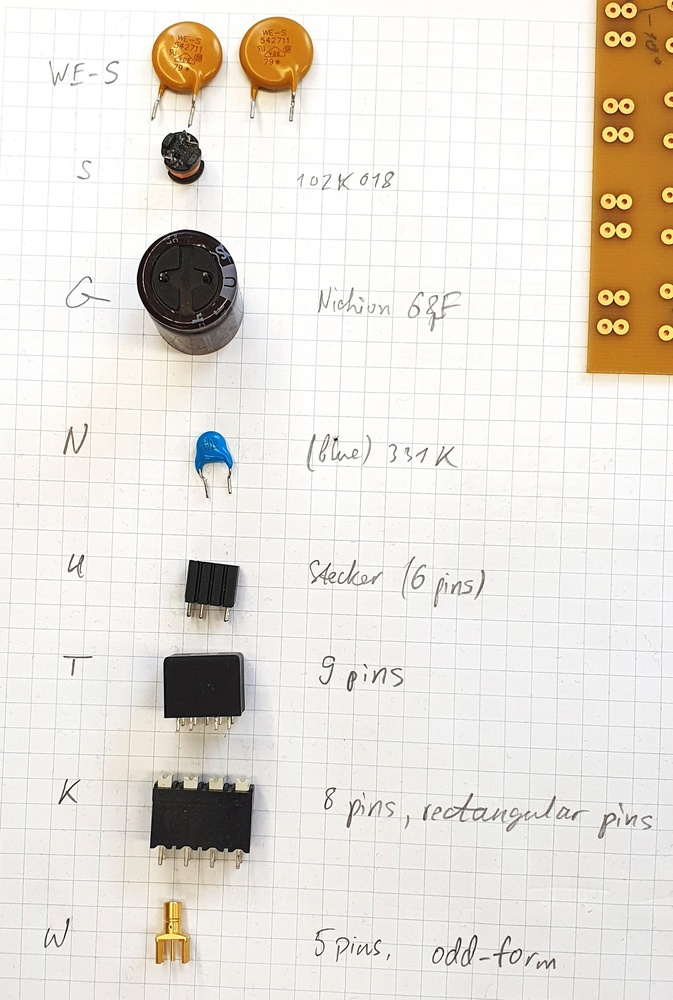
#> input picture parts.jpg, 673 x 1000 px, shrunk from 1682 x 2501 before the run
$ python -i metallic_pixel_detection.py   (imports and definitions only)
#> lines starting #> are read from the running program, lines starting #| are printed output that depends on the picture; after the words box and inside, x2 and y2 are one past the last pixel; in counts of white or black regions, pixels touching at a corner belong together
#> further down, picture is the input picture: shape (1000, 673, 3); mean B, G, R 217.6, 225.2, 230.4
import cv2
import numpy as np
from matplotlib import pyplot as plt
import datetime


def count_bright_pixels(img):
    blue_channel = img[:, :, 0]
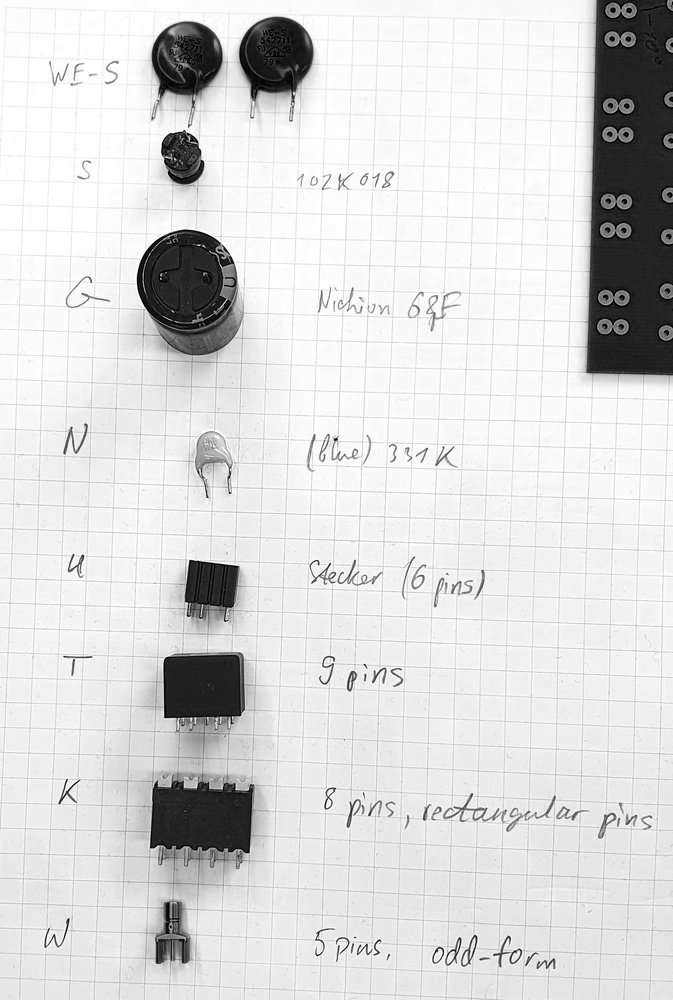
#> blue_channel: shape (1000, 673); min 0, max 255, mean 217.6
    blue_channel = cv2.threshold(blue_channel, 0, 255, cv2.THRESH_BINARY | cv2.THRESH_OTSU)[1]
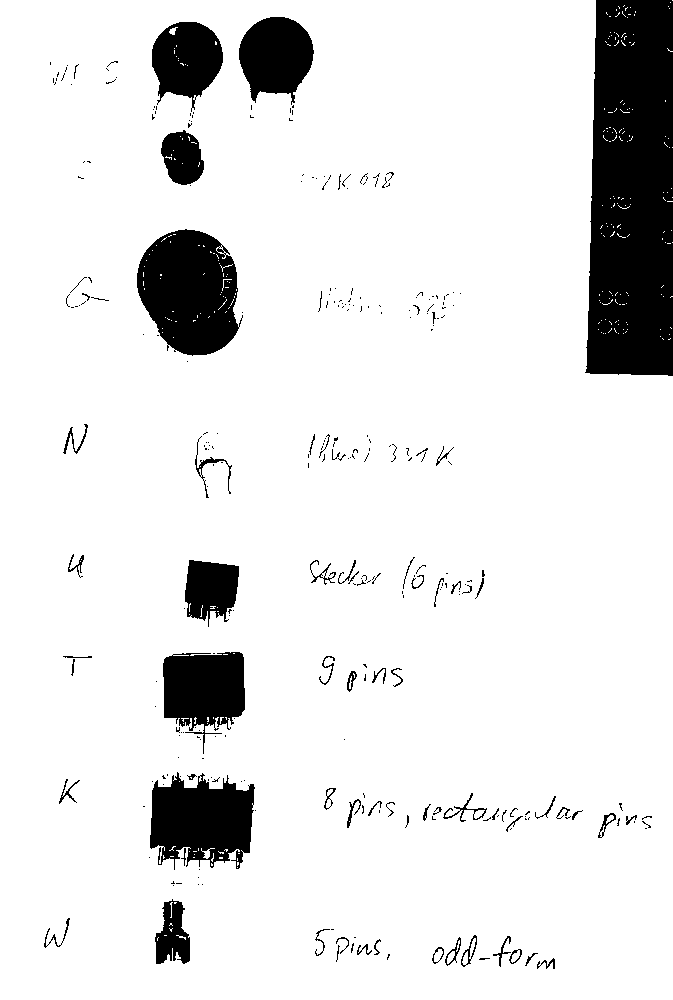
#> blue_channel: shape (1000, 673); 89.3% white; 297 black regions (231 under 20 px), largest, box (x1, y1, x2, y2) and area: (585, 0, 673, 376) 30065, (137, 229, 243, 356) 9778, (150, 772, 255, 870) 7188
    green_channel = img[:, :, 1]
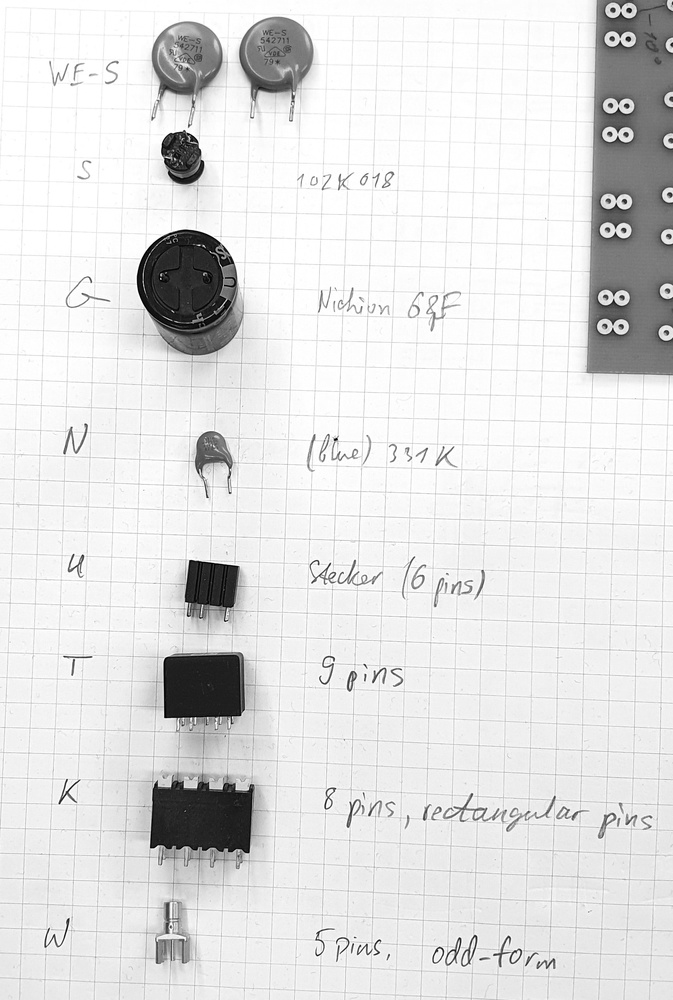
#> green_channel: shape (1000, 673); min 0, max 255, mean 225.2
    green_channel = cv2.threshold(green_channel, 0, 255, cv2.THRESH_BINARY | cv2.THRESH_OTSU)[1]
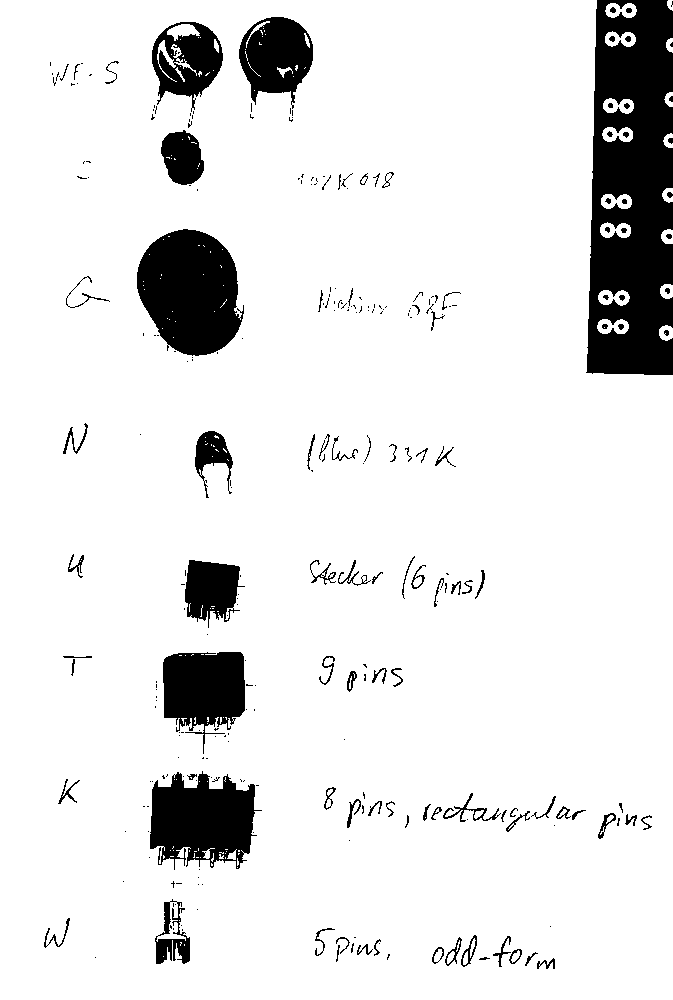
#> green_channel: shape (1000, 673); 89.6% white; 282 black regions (178 under 20 px), largest, box (x1, y1, x2, y2) and area: (586, 0, 673, 375) 26343, (137, 229, 244, 356) 10078, (150, 771, 262, 870) 7409
    red_channel = img[:, :, 2]
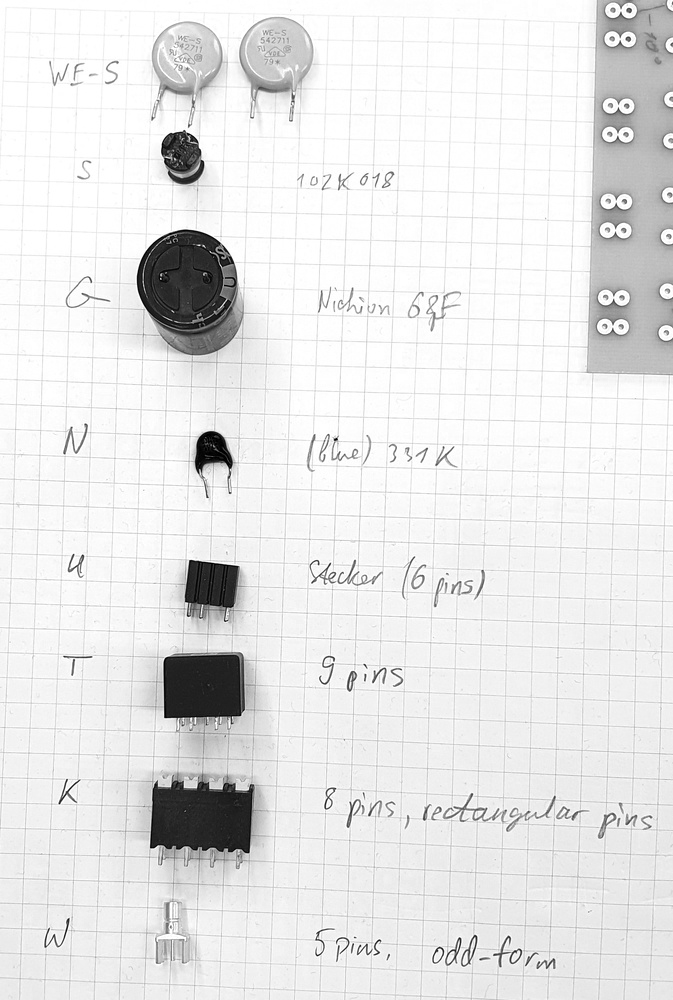
#> red_channel: shape (1000, 673); min 0, max 255, mean 230.4
    red_channel = cv2.threshold(red_channel, 0, 255, cv2.THRESH_BINARY | cv2.THRESH_OTSU)[1]
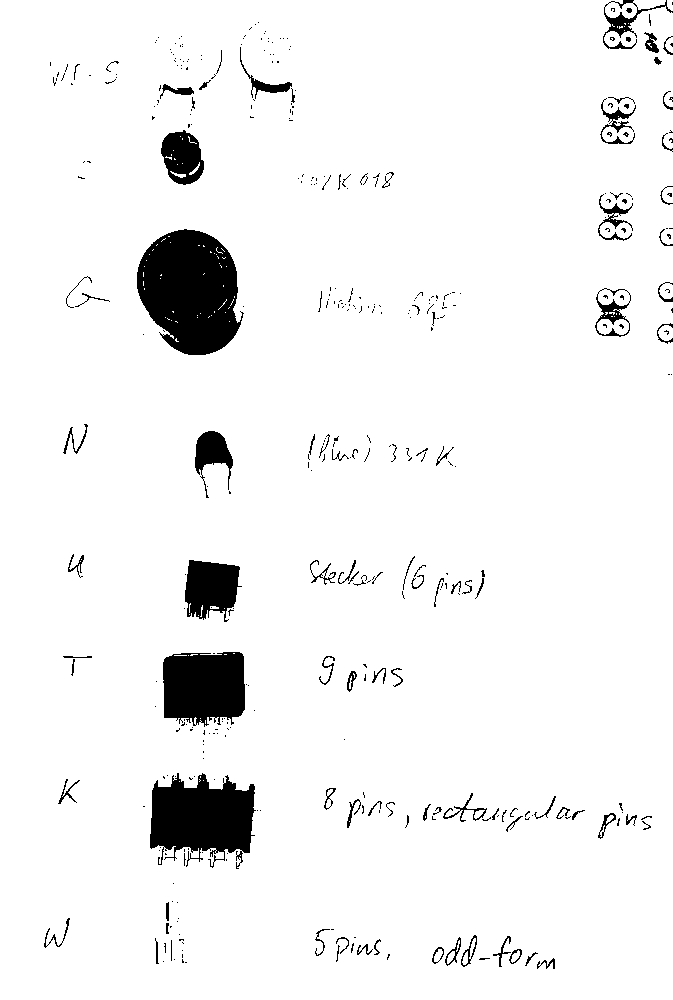
#> red_channel: shape (1000, 673); 94.7% white; 400 black regions (305 under 20 px), largest, box (x1, y1, x2, y2) and area: (137, 229, 244, 355) 9806, (150, 773, 256, 869) 6827, (163, 652, 245, 727) 5260
    blue_counts = np.sum(blue_channel > 127, axis=0)
#> blue_counts = 673 values, max 1000 at index 0, min 523 at index 188, mean 893.3
    green_counts = np.sum(green_channel > 127, axis=0)
#> green_counts = 673 values, max 1000 at index 0, min 525 at index 197, mean 896.1
    red_counts = np.sum(red_channel>127, axis=0)
#> red_counts = 673 values, max 1000 at index 0, min 602 at index 199, mean 947
    return blue_counts, green_counts, red_counts, blue_channel, green_channel, red_channel


def gaussian(x, mu, sig):
    return 1./(np.sqrt(2.*np.pi)*sig)*np.exp(-np.power((x - mu)/sig, 2.)/2)


# [37 lines left out: functions find_pin_img_x, save_rgb_hist, save_weighted_hist, not called in this run]
    # now = datetime.datetime.now()
    # now_str = now.strftime('%Y-%m-%dT%H%M%S-%f')
    # plt.savefig('/home/ips/Pictures/230725_mpd_histograms/' + now_str + '_weighted_hist.png')

class MetallicPixelDetection:
    # [95 lines left out: functions __init__, mpd_diff, mpd, not called in this run]

>>> import cv2
>>> picture = cv2.imread('../../../../parts.jpg')
>>> result = count_bright_pixels(picture)
#> result = 6 items
